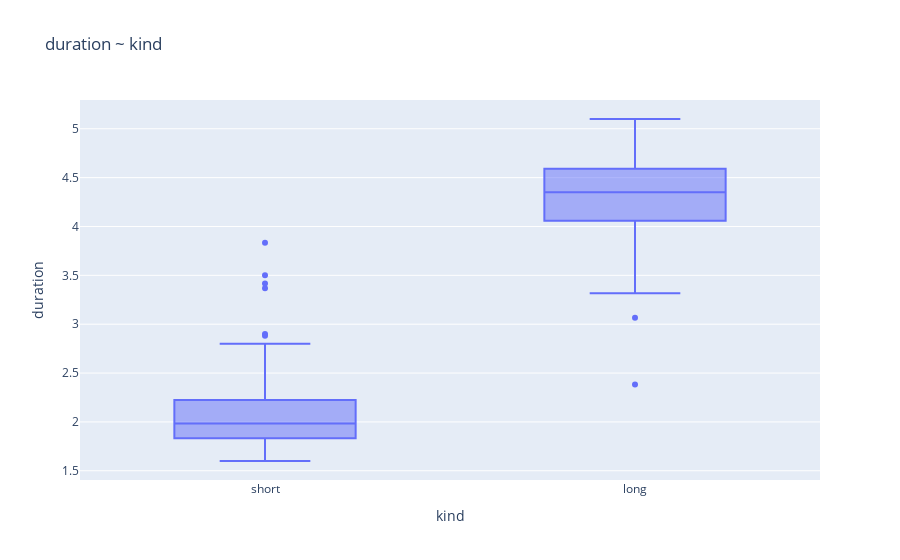

The notebook cell this image was saved under:
### Markdown cell above
##### Q11 Chatlogs: https://chatgpt.com/share/672d2722-f508-8012-92da-aca858bcbb2c

Certainly! Here’s a summary of our discussion:

1. **Modified Linear Regression Model Explanation**: We examined a modified linear regression model for the Old Faithful geyser dataset, where 

$$\large Y_i = \beta_{\text{intercept}} + 1_{[\text{"long"}]}(\text{k_i})\beta_{\text{contrast}} + \epsilon_i \quad \text{ where } \quad \epsilon_i \sim \mathcal N\left(0, \sigma\right)$$

In this model, \( k_i \)
is a binary indicator (0 or 1) separating "short" and "long" wait times, resulting in two horizontal lines representing average eruption durations for each wait category.

2. **Big Picture Differences with Simple Linear Regression**: We compared this model to three other regression approaches:
   - A single linear regression over all data points,
   - Separate linear regressions for short and long wait times.
   - The main differences highlighted were in how each model approaches data segmentation, continuous vs. categorical interpretations, and the presence (or lack) of a slope.


3. **Hypothesis Testing with $$( H_0: \beta_{\text{contrast}} = 0 \mathcal)$$** We discussed testing whether there’s a significant difference between the two categories by fitting the model and examining the p-value of 𝛽_contrast. This approach evaluates if categorizing wait times into "short" and "long" provides a meaningful difference in eruption durations.

4. **Plotting the Modified Model on a Scatter Plot**: We covered the code for overlaying two horizontal mean lines (for "short" and "long" wait times) onto a scatter plot of wait time vs. eruption duration. This allows visual comparison of mean durations across the two categories on the original scatter plot.

Let me know if you'd like additional clarification on any points!

### Code cell
from IPython.display import display

display(smf.ols('duration ~ C(kind, Treatment(reference="short"))', data=old_faithful).fit().summary().tables[1])

fig = px.box(old_faithful, x='kind', y='duration', 
             title='duration ~ kind',
             category_orders={'kind': ['short', 'long']})
fig.show() # USE `fig.show(renderer="png")` FOR ALL GitHub and MarkUs SUBMISSIONS

### Figure 1 — Plotly figure (JSON) as saved in the notebook; plotly's stock layout.template omitted (floating-point values rounded to 4 significant figures; data arrays with more than 128 entries replaced by an {"elided": "..."} marker saying what was removed)
{"data": [{"alignmentgroup": "True", "hovertemplate": "kind=%{x}<br>duration=%{y}<extra></extra>", "legendgroup": "", "marker": {"color": "#636efa"}, "name": "", "notched": false, "offsetgroup": "", "orientation": "v", "showlegend": false, "type": "box", "x": {"elided": "272 str values"}, "x0": " ", "xaxis": "x", "y": {"elided": "272 float values"}, "y0": " ", "yaxis": "y"}], "layout": {"boxmode": "group", "legend": {"tracegroupgap": 0}, "title": {"text": "duration ~ kind"}, "xaxis": {"anchor": "y", "categoryarray": ["short", "long"], "categoryorder": "array", "domain": [0, 1], "title": {"text": "kind"}}, "yaxis": {"anchor": "x", "domain": [0, 1], "title": {"text": "duration"}}}}
